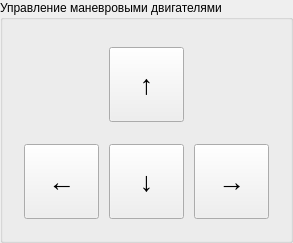
                <widget class="QGroupBox" name="groupBox_7">
                 <property name="title">
                  <string>Управление маневровыми двигателями</string>
                 </property>
                 <layout class="QVBoxLayout" name="verticalLayout_9">
                  <item>
                   <layout class="QHBoxLayout" name="horizontalLayout_24">
                    <property name="spacing">
                     <number>10</number>
                    </property>
                    <property name="leftMargin">
                     <number>10</number>
                    </property>
                    <property name="topMargin">
                     <number>10</number>
                    </property>
                    <property name="rightMargin">
                     <number>10</number>
                    </property>
                    <property name="bottomMargin">
                     <number>10</number>
                    </property>
                    <item>
                     <spacer name="horizontalSpacer_5">
                      <property name="orientation">
                       <enum>Qt::Horizontal</enum>
                      </property>
                      <property name="sizeHint" stdset="0">
                       <size>
                        <width>40</width>
                        <height>20</height>
                       </size>
                      </property>
                     </spacer>
                    </item>
                    <item>
                     <widget class="QPushButton" name="pushButton_8">
                      <property name="minimumSize">
                       <size>
                        <width>75</width>
                        <height>75</height>
                       </size>
                      </property>
                      <property name="maximumSize">
                       <size>
                        <width>75</width>
                        <height>65</height>
                       </size>
                      </property>
                      <property name="font">
                       <font>
                        <pointsize>20</pointsize>
                       </font>
                      </property>
                      <property name="text">
                       <string>↑</string>
                      </property>
                     </widget>
                    </item>
                    <item>
                     <spacer name="horizontalSpacer_4">
                      <property name="orientation">
                       <enum>Qt::Horizontal</enum>
                      </property>
                      <property name="sizeHint" stdset="0">
                       <size>
                        <width>78</width>
                        <height>77</height>
                       </size>
                      </property>
                     </spacer>
                    </item>
                   </layout>
                  </item>
                  <item>
                   <layout class="QHBoxLayout" name="horizontalLayout_23">
                    <property name="spacing">
                     <number>10</number>
                    </property>
                    <property name="leftMargin">
                     <number>10</number>
                    </property>
                    <property name="topMargin">
                     <number>10</number>
                    </property>
                    <property name="rightMargin">
                     <number>10</number>
                    </property>
                    <property name="bottomMargin">
                     <number>10</number>
                    </property>
                    <item>
                     <widget class="QPushButton" name="pushButton_5">
                      <property name="minimumSize">
                       <size>
                        <width>75</width>
                        <height>75</height>
                       </size>
                      </property>
                      <property name="maximumSize">
                       <size>
                        <width>75</width>
                        <height>75</height>
                       </size>
                      </property>
                      <property name="font">
                       <font>
                        <pointsize>20</pointsize>
                       </font>
                      </property>
                      <property name="text">
                       <string>←</string>
                      </property>
                     </widget>
                    </item>
                    <item>
                     <widget class="QPushButton" name="pushButton_6">
                      <property name="minimumSize">
                       <size>
                        <width>75</width>
                        <height>75</height>
                       </size>
                      </property>
                      <property name="maximumSize">
                       <size>
                        <width>75</width>
                        <height>75</height>
                       </size>
                      </property>
                      <property name="font">
                       <font>
                        <pointsize>20</pointsize>
                       </font>
                      </property>
                      <property name="text">
                       <string>↓</string>
                      </property>
                     </widget>
                    </item>
                    <item>
                     <widget class="QPushButton" name="pushButton_7">
                      <property name="minimumSize">
                       <size>
                        <width>75</width>
                        <height>75</height>
                       </size>
                      </property>
                      <property name="maximumSize">
                       <size>
                        <width>75</width>
                        <height>75</height>
                       </size>
                      </property>
                      <property name="font">
                       <font>
                        <pointsize>20</pointsize>
                       </font>
                      </property>
                      <property name="text">
                       <string>→</string>
                      </property>
                     </widget>
                    </item>
                   </layout>
                  </item>
                 </layout>
                </widget>
